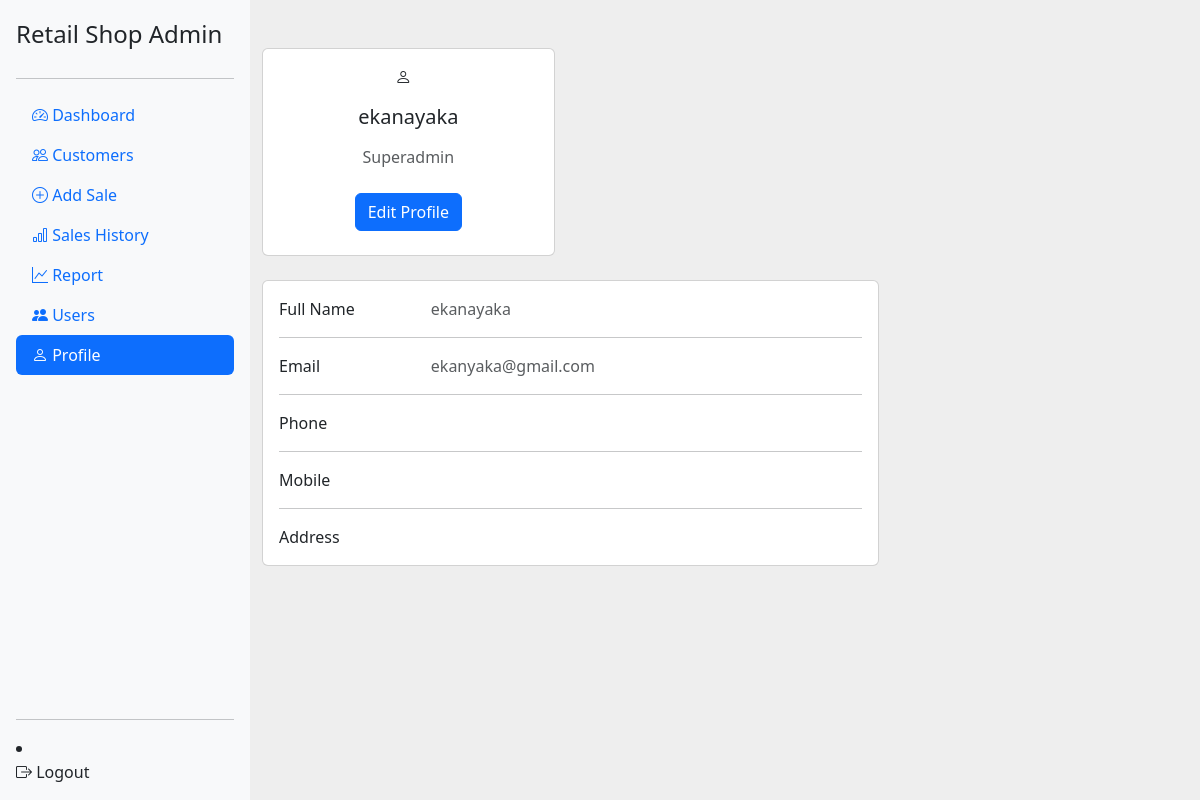
Screenshot of /admin_profile.php (signed in) with the database file from the repository.
### tables this page shows
CREATE TABLE `users` (
  `id` int(11) NOT NULL,
  `username` varchar(50) NOT NULL,
  `password` varchar(255) NOT NULL,
  `role` varchar(20) NOT NULL,
  `full_name` varchar(100) DEFAULT NULL,
  `email` varchar(100) DEFAULT NULL,
  `phone` varchar(30) DEFAULT NULL,
  `mobile` varchar(30) DEFAULT NULL,
  `address` varchar(255) DEFAULT NULL
);

### admin_profile.php (the view, shortened to what this page needs)
<?php
$conn = new mysqli('localhost', 'root', '', 'retail_db');
$user_id = $_SESSION['user_id'] ?? null;
$user = [
  'username' => '', 'role' => '', 'full_name' => '', 'email' => '', 'phone' => '', 'mobile' => '', 'address' => ''
];
if ($user_id) {
  $result = $conn->query("SELECT * FROM users WHERE id = $user_id");
  if ($result && $result->num_rows > 0) {
    $user = $result->fetch_assoc();
  }
}
?>
<!DOCTYPE html>
<html>
<head>
  <link rel="stylesheet" href="style.css">
  <link href="https://cdn.jsdelivr.net/npm/bootstrap@5.3.0/dist/css/bootstrap.min.css" rel="stylesheet">
  <link rel="stylesheet" href="https://cdn.jsdelivr.net/npm/bootstrap-icons@1.10.5/font/bootstrap-icons.css">
</head>
<body>
<?php include 'navbar.php'; ?>
<section style="background-color: #eee; margin-left:250px; min-height:100vh;">
  <div class="container py-5">
    <div class="row">
      <div class="col">
        <nav aria-label="breadcrumb" class="bg-body-tertiary rounded-3 p-3 mb-4">
          <ol class="breadcrumb mb-0">
            <li class="breadcrumb-item"><a href="index.php">Home</a></li>
            <li class="breadcrumb-item active" aria-current="page">Profile</li>
          </ol>
        </nav>
      </div>
    </div>
    <div class="row">
      <div class="col-lg-4">
        <div class="card mb-4">
          <div class="card-body text-center">
          <i class="bi bi-person" style="padding-right: 10px;"></i>
            <h5 class="my-3"><?= htmlspecialchars($user['full_name'] ?: $user['username']) ?></h5>
            <p class="text-muted mb-1"><?= ucfirst($user['role']) ?></p>
            <div class="d-flex justify-content-center mb-2">
              <button type="button" class="btn btn-primary" data-bs-toggle="modal" data-bs-target="#editProfileModal">Edit Profile</button>
            </div>
          </div>
        </div>
        </div>
      </div>
      <div class="col-lg-8">
        <div class="card mb-4">
          <div class="card-body">
            <div class="row">
              <div class="col-sm-3">
                <p class="mb-0">Full Name</p>
              </div>
              <div class="col-sm-9">
                <p class="text-muted mb-0"><?= htmlspecialchars($user['full_name']) ?></p>
              </div>
            </div>
            <hr>
            <div class="row">
              <div class="col-sm-3">
                <p class="mb-0">Email</p>
              </div>
              <div class="col-sm-9">
                <p class="text-muted mb-0"><?= htmlspecialchars($user['email']) ?></p>
              </div>
            </div>
            <hr>
            <div class="row">
              <div class="col-sm-3">
                <p class="mb-0">Phone</p>
              </div>
              <div class="col-sm-9">
              </div>
            </div>
            <hr>
            <div class="row">
              <div class="col-sm-3">
                <p class="mb-0">Mobile</p>
              </div>
              <div class="col-sm-9">
              </div>
            </div>
            <hr>
            <div class="row">
              <div class="col-sm-3">
                <p class="mb-0">Address</p>
              </div>
              <div class="col-sm-9">
              </div>
            </div>
          </div>
        </div>
        </div>
      </div>
</section>
</body>
</html>

### style.css (style rules this page uses)
body { font-family: Arial; margin: 0; padding: 0; background: #f4f4f4; }
nav { position: fixed; top: 0; left: 0; height: 100vh; width: 200px; background: #222; display: flex; flex-direction: column; align-items: flex-start; padding-top: 60px; z-index: 1000; }
nav a { color: #fff; text-decoration: none; padding: 15px 25px; width: 100%; box-sizing: border-box; transition: background 0.2s; }
button { padding: 8px 12px; background: #319DEB; color: #fff; border: none; cursor: pointer; }

### rows the page displays
users: full_name "ekanayaka", role "Superadmin", email "ekanyaka@gmail.com"
